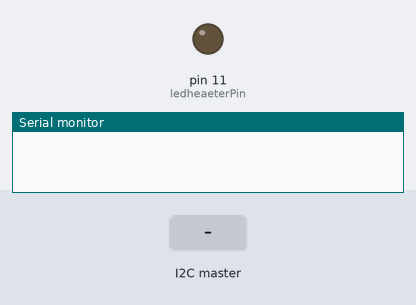
Recording of a sketch running on a simulated Arduino Uno, built with avr-gcc and run on an emulated ATmega328P. Parts: output pins drawn as LEDs (lit = HIGH), the last lines printed to the serial monitor. The test bench sets the inputs (shaded band).

Above: at 1.2 s.
1.3 s: the I2C master sends the byte 1
At 2.5 s:
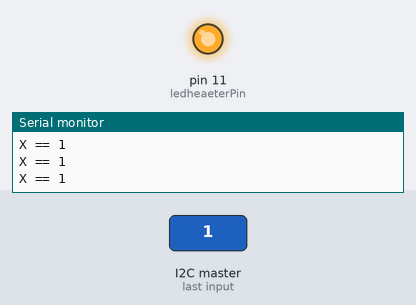
Timing chart, 0 to 4.3 s (numbered marks = the images above; inputs shaded):
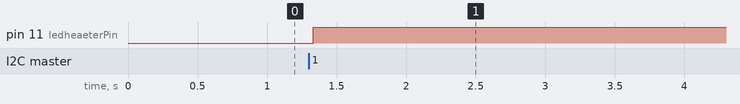

Measured:
- after the input at 1.3 s, pin 11 (ledheaeterPin): LOW → HIGH at once

The sketch:

smart_building_complement.ino
```cpp
#include <Wire.h>

int ledheaeterPin = 11;
int x = 0;
int brightness = 0;
int fadeAmount = 5;

void setup() {
  // put your setup code here, to run once:
  pinMode(ledheaeterPin, OUTPUT);
  Wire.begin(9);
  Wire.onReceive(receiveEvent);
  Serial.begin(9600);
}

void receiveEvent(int bytes){
  x = Wire.read();
  Serial.println("RECEIVE EVENT");
  Serial.println(x);
}

void loop() {
  // put your main code here, to run repeatedly:
  if(x == 1){
    Serial.println("X == 1");
    digitalWrite(ledheaeterPin, brightness);
    brightness = brightness + fadeAmount;
    delay(30);
  }
}
```
